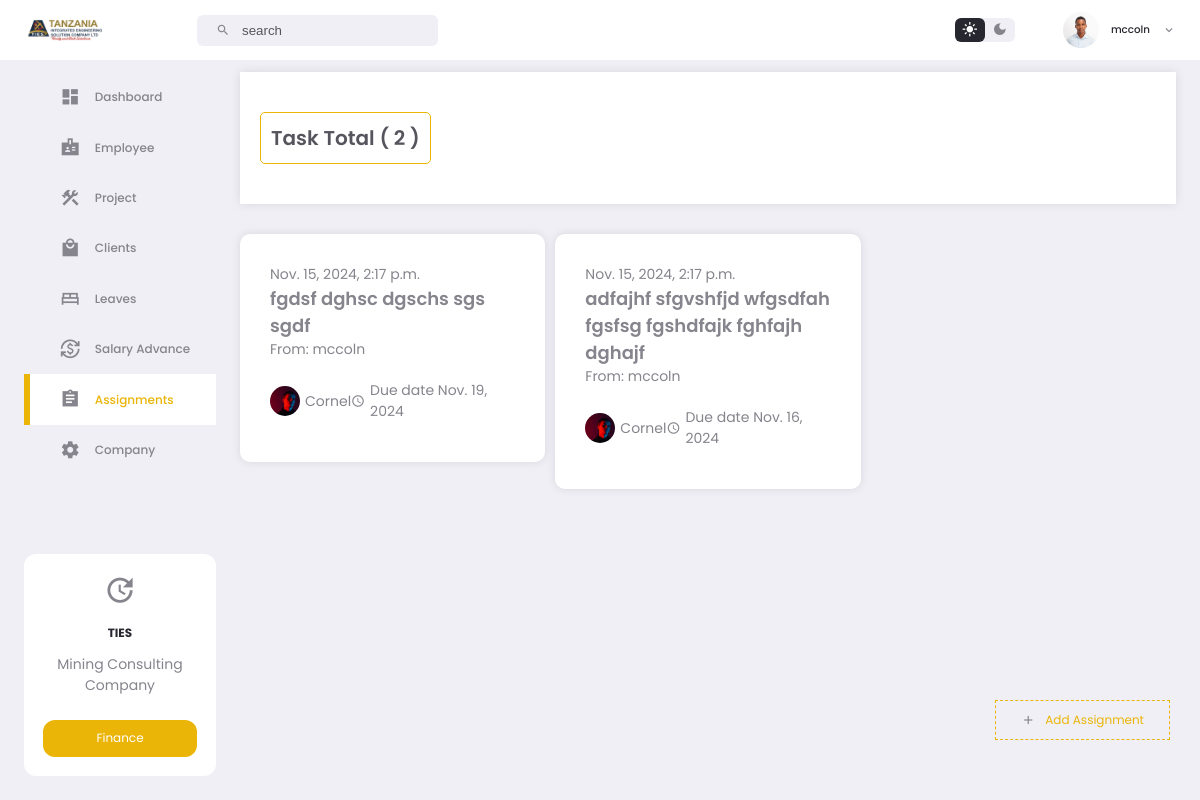
/assignment/ (signed in), run on the app's committed database.
### app/models.py (models this page shows, shortened)
class CustomUser(AbstractUser):
    email = models.EmailField(unique=True)
    phone = models.CharField(max_length=15, null=True,blank=True, default="null")
    image = models.ImageField(upload_to='media/', blank=True, null=True)
    middle_name = models.CharField(max_length=100, null=True, blank=True)
    gender = models.CharField(max_length=100, null=True, blank=True)
    birthDate = models.DateField(null=True, blank=True)
    nextKinName = models.CharField(max_length=100, null=True, blank=True)
    nextKinRelation = models.CharField(max_length=100, null=True, blank=True)
    nextKinAddress = models.CharField(max_length=100, null=True, blank=True)
    nextKinPhone = models.CharField(max_length=100, null=True, blank=True)
    nida = models.CharField(max_length=100, null=True, blank=True)
    homeAddress = models.CharField(max_length=100, null=True, blank=True)
    uniName = models.CharField(max_length=100, null=True, blank=True)
    uniLevel = models.CharField(max_length=100, null=True, blank=True)
    uniCourse = models.CharField(max_length=100, null=True, blank=True)
    startYear = models.CharField(max_length=100, null=True, blank=True)
    endYear = models.CharField(max_length=100, null=True, blank=True)
    role = models.CharField(max_length=50, null=True,blank=True, default="user")
    signedDate = models.DateField(null=True, blank=True)
    expireDate = models.DateField(null=True, blank=True)
    contractDuration = models.CharField(max_length=100, null=True, blank=True)
    remainDuration = models.CharField(max_length=100, null=True, blank=True)
    attachment = models.FileField(upload_to='attachments/', null=True, blank=True)

class Assignment(models.Model):
    assigned_to = models.ForeignKey(CustomUser, on_delete=models.CASCADE, related_name='assignments_received')
    description = models.CharField(max_length=10000, null=True, blank=True)
    issuedDate = models.DateTimeField(auto_now_add=True)
    dueDate = models.DateField()
    assigned_by = models.ForeignKey(CustomUser, on_delete=models.CASCADE, related_name='assignments_given')
    status = models.CharField(max_length=100, default="on_progress", null=True, blank=True)

### app/views.py (the view)
# urls.py: path('assignment/', views.assignment, name='assignment'),
def assignment(request):
    all_assignment = Assignment.objects.all().order_by('-id')
    user_assignment = Assignment.objects.filter(assigned_to=request.user).order_by('-id')
    all_assignment_total = Assignment.objects.all().count()
    employee = CustomUser.objects.all()
    context = {
        'employee':employee,
        'all_assignment':all_assignment,
        'all_assignment_total':all_assignment_total,
        'user_assignment':user_assignment,
    }
    return render(request, 'app/assignment.html', context)

### app/templatetags/custom_filters.py (called while the page is built)
@register.filter(name='is_in_group')
def is_in_group(user, group_name):
    return user.groups.filter(name=group_name).exists()

### app/templates/app/assignment.html (shortened to what this page needs)
{% extends 'app/base2.html' %}
{% load static %}
{% load humanize %}
{% load custom_filters %}
{% block content %}
{% if user|is_in_group:"directors" or user|is_in_group:"hr" %}
<section class="assignment">
    <div class="header">
        <div id="left">
            <div>
                <h5>Task Total ( {{all_assignment_total}} )</h5>
            </div>
        </div>
        <div>
            <div class="add" id="openModalBasic">
                <span class="material-icons-sharp">add</span>
                Add Assignment
            </div>
        </div>
    </div>
    <div class="cards">
        {% for i in all_assignment %}
            <a href="{% url 'assignmentDetails' i.id %}">
                <div class="card">
                    <p>{{i.issuedDate}}</p>
                    <h6>{{i.description}}</h6>
                    <p>From: {{i.assigned_by}}</p>
                    <div class="row">
                        <div>
                            <img src="{% static 'app/images/profile-1.jpg' %}" alt="">
                            <p>{{i.assigned_to.first_name}}</p>
                        </div>
                        <div>
                            <span class="material-icons-sharp">schedule</span>
                            <p>Due date {{i.dueDate}}</p>
                        </div>
                    </div>
                </div>
            </a>
        {% endfor %}
    </div>
</section>
{% endif %}
{% endblock %}

### app/templates/app/base2.html (shortened to what this page needs)
{% load static %}
{% load custom_filters %}
<!DOCTYPE html>
<html lang="en">
<head>
      <link rel="stylesheet" href="{% static 'app/home2.css' %}">
        <link rel="stylesheet" href="https://cdnjs.cloudflare.com/ajax/libs/cleave.js/1.6.0/addons/cleave-phone.us.css" />
</head>
<body>
    <nav>
        <div class="container">
            <img src="{% static 'app/images/logo1.png' %}" class="logo" alt="">
            <div class="search-bar">
                <span class="material-icons-sharp">search</span>
                <input type="search" placeholder="search">
            </div>
            <div class="profile-area">
                <div class="theme-btn">
                    <span class="material-icons-sharp active">light_mode</span>
                    <span class="material-icons-sharp">dark_mode</span>
                </div>
                <div class="profile">
                    <div class="profile-photo">
                        {% if user.image %}
                        <img src="{{user.image.url}}" alt="">
                        {% else %}
                        <img src="{% static 'app/images/profile-1.jpg' %}" alt="">
                        {% endif %}
                    </div>
                    <h5>{{user.username}}</h5>
                    <span class="material-icons-sharp">expand_more</span>
                </div>
            </div>
        </div>
    </nav>
    <main>
        <aside>
            <div class="sidebar">
                <a href="{% url 'home' %}" class="{% if request.path == '/' %}active{% endif %}">
                    <span class="material-icons-sharp">dashboard</span>
                    <h4>Dashboard</h4>
                </a>
                {% if user|is_in_group:"directors" or user|is_in_group:"hr" %}
                <a href="{% url 'employees' %}" class="{% if request.path == '/employees/' %}active{% endif %}">
                    <span class="material-icons-sharp">badge</span>
                    <h4>Employee</h4>
                </a>
                {% else%}
                <a href="{% url 'user_details' %}" class="{% if request.path == '/employees/' %}active{% endif %}">
                    <span class="material-icons-sharp">badge</span>
                    <h4>Profile</h4>
                </a>
                {% endif %}
                {% if user|is_in_group:"finance" or user|is_in_group:"directors" or user|is_in_group:"hr" %}
                    <a href="{% url 'project' %}" class="{% if request.path == '/project/' %}active{% endif %}">
                        <span class="material-icons-sharp">construction</span>
                        <h4>Project</h4>
                    </a>
                    <a href="{% url 'clients' %}" class="{% if request.path == '/clients/' %}active{% endif %}">
                        <span class="material-icons-sharp">local_mall</span>
                        <h4>Clients</h4>
                    </a>
                {% endif %}
                <a href="{% url 'leaves' %}" class="{% if request.path == '/leaves/' %}active{% endif %}">
                    <span class="material-icons-sharp">bed</span>
                    <h4>Leaves</h4>
                </a>
                <a href="{% url 'salaryAdvance' %}" class="{% if request.path == '/salaryAdvance/' %}active{% endif %}">
                    <span class="material-icons-sharp">currency_exchange</span>
                    <h4>Salary Advance</h4>
                </a>
                <a href="{% url 'assignment' %}" class="{% if request.path == '/assignment/' %}active{% endif %}">
                    <span class="material-icons-sharp">assignment</span>
                    <h4>Assignments</h4>
                </a>
                <a href="{% url 'company' %}" class="{% if request.path == '/company/' %}active{% endif %}">
                    <span class="material-icons-sharp">settings</span>
                    <h4>Company</h4>
                </a>
            </div>
            <div class="updates">
                <span class="material-icons-sharp">update</span>
                <h4>TIES</h4>
                <p>Mining Consulting</p>
                <p>Company</p>
                <a href="{% url 'overview' %}">Finance</a>
            </div>
        </aside>
        {% block content %}
        {% endblock %}
    </main>
</body>
</html>

### app/static/app/home2.css (style rules this page uses)
:root { --color-white: #ffffff; --color-light: #f0eff5; --color-gray-light: #86848c; --color-gray-dark: #56555e; --color-dark: #27282f; --color-primary: rgb(234,181,7); --color-success: rgb(34,202,75); --color-danger: rgb(255,67,54); --color-warning: rgb(71, 7, 234); --color-purple: rgb(160,99,245); --color-primary-light: rgba(71,7,234,0.2); --color-success-light: rgba(34,202,75,0.2); --color-danger-light: rgba(255,67,54,0.2); --color-purple-light: rgba(160,99,245,0.2); --color-warning-light: rgba(234,181,7,0.2); --color-white-light: rgba(255, 255, 255, 0.6); --company-color-1: #1a3048; --company-color-2: #9f893c; --company-color-3: #ffbf00; --card-padding: 1.6rem; --padding-1: 1rem; --padding-2: 8px; --card-border-radius: 1.6rem; --border-radius-1: 1rem; --border-radius-2: 6px; }
* { margin: 0; padding: 0; outline: 0; border: 0; appearance: none; text-decoration: none; list-style: none; box-sizing: border-box; }
html { font-size: 12px; }
body { background: var(--color-light); font-family: poppins, sans-serif; min-height: 100vh; color: var(--color-dark); }
img { width: 100%; }
h4 { font-size: 1rem; }
h5 { font-size: 0.86rem; font-weight: 500; }
h6 { font-size: 0.76rem; }
p { font-size: 0.86rem; color: var(--color-gray-dark); }
nav { width: 100%; background: var(--color-white); padding: 1rem 0; }
nav .container { display: flex; justify-content: space-between; align-items: center; position: relative; width: 96%; margin: 0 auto; }
nav img.logo { width: 7rem; }
nav .search-bar { background: var(--color-light ); padding: var(--padding-2) var(--card-padding); width: 32vm; border-radius: var(--border-radius-2); display: flex; align-items: center; gap: 1rem; color: var(--color-gray-light); position: absolute; left: 15%; }
nav .search-bar input[type="search"] { color: var(--color-dark); background: transparent; width: 100%; }
nav .search-bar input[type="search"]::placeholder { color: var(--color-gray-dark); }
nav .profile-area { display: flex; align-items: center; justify-content: space-between; gap: 4rem; }
nav .profile-area .theme-btn { display: flex; background: var(--color-light); width: 5rem; height: 2rem; border-radius: var(--border-radius-2); cursor: pointer; }
nav .profile-area .theme-btn span { width: 50%; height: 100%; display: flex; align-items: center; justify-content: center; font-size: 1.3rem; }
nav .profile-area .theme-btn .active { background: var(--color-dark); border-radius: var(--border-radius-2); color: var(--color-white); }
nav .profile-area .profile { display: flex; gap: 1rem; align-items: center; }
nav .profile-area .profile-photo { display: block; width: 3rem; height: 3rem; border-radius: 50%; overflow: hidden; }
main { display: grid; grid-template-columns: 16rem auto; gap: 2rem; width: 96%; margin: 1rem auto 4rem; }
main aside { display: flex; flex-direction: column; justify-content: space-between; height: 88vh; }
main aside .sidebar a { display: flex; align-items: center; gap: 1.2rem; height: 4.2rem; color: var(--color-gray-light); position: relative; }
main aside .sidebar a span { font-size: 1.7rem; margin-left: 3rem; transition: all 300ms ease; }
main aside .sidebar a.active { background: var(--color-white); color: var(--color-primary); }
main aside .sidebar a.active:before { content: ""; width: 6px; height: 100%; position: absolute; background: var(--color-primary); }
main aside .sidebar h4 { font-weight: 500; }
main aside .updates { background: var(--color-white); border-radius: var(--border-radius-1); text-align: center; padding: var(--card-padding); }
main aside .updates span { font-size: 2.8rem; }
main aside .updates h4 { margin: 1rem 0; }
main aside .updates a { display: block; width: 100%; background: var(--color-primary); color: var(--color-white); border-radius: var(--border-radius-1); padding: 0.8rem 0; margin-top: 2rem; transition: all 300ms ease; }

### data on the page
CustomUser: image (picture), username "mccoln"
Assignment: issuedDate "Nov. 15, 2024, 2:17 p.m.", description "fgdsf dghsc dgschs sgs sgdf", assigned_by "mccoln", assigned_to.first_name "Cornel", dueDate "Nov. 19, 2024"
Assignment: issuedDate "Nov. 15, 2024, 2:17 p.m.", description "adfajhf sfgvshfjd wfgsdfah fgsfsg fgshdfajk fghfajh dghajf", assigned_by "mccoln", assigned_to.first_name "Cornel", dueDate "Nov. 16, 2024"

### other printed values
{{ all_assignment_total }} "2"
